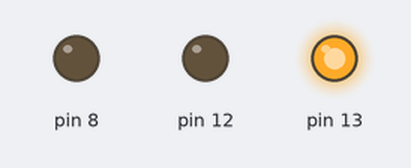
A sketch run on a simulated Arduino Uno, built with avr-gcc and run on an emulated ATmega328P. Shown: output pins drawn as LEDs (lit = HIGH).

Above: at 1.5 s.
At 4.5 s:
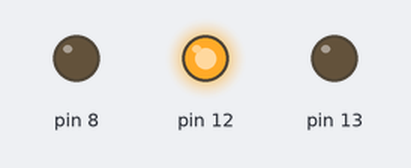
At 7.5 s:
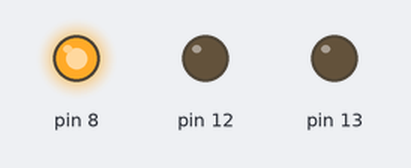
Timing chart, 0 to 11.7 s (numbered marks = the images above):
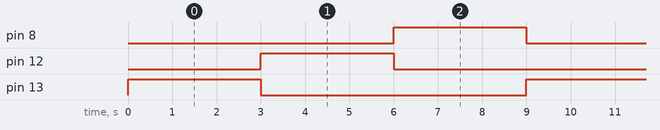

Measured:
- by itself, pin 8, pin 12, pin 13: alternates HIGH for 3.0 s and LOW for 6.0 s
- by itself, everything shown: repeats every 9.0 s, in 4 steps

The sketch:

Code.ino
```cpp
void setup()
{
  pinMode(13, OUTPUT);
  pinMode(12, OUTPUT);
  pinMode(8,OUTPUT);
}

void loop()
{
  digitalWrite(13, HIGH);
  delay(3000);

  digitalWrite(13, LOW);

  digitalWrite(12, HIGH);
  delay(3000);

  digitalWrite(12, LOW);

  digitalWrite(8, HIGH);
  delay(3000);

  digitalWrite(8, LOW);


}
```
